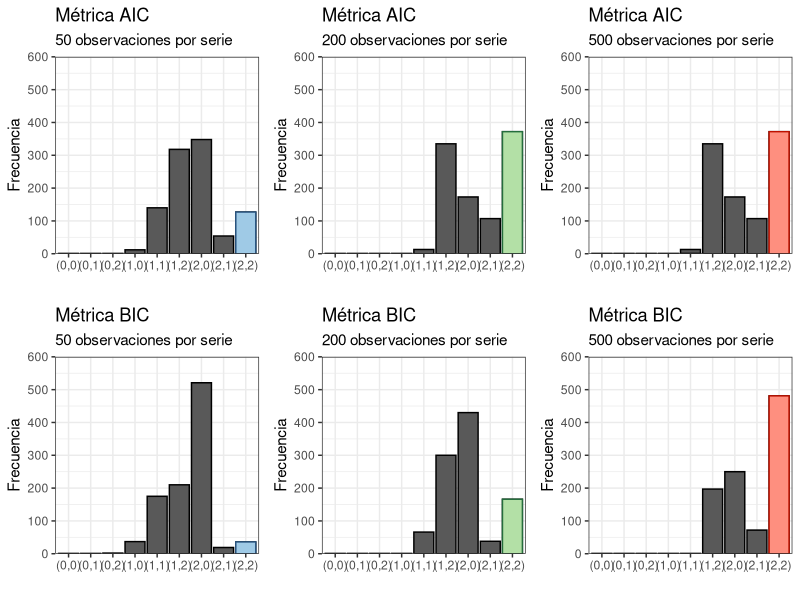

Here is the R script that generated this plot:
library(ggplot2)
library(tidyverse)
library(gridExtra)


# Leo los datos guardados para ARIMA (2,1,2): 


selec_modelo_arima212_50 <- read.csv("data/selec_modelo_arima212_50.csv", header = TRUE)
selec_modelo_arima212_200 <- read.csv("data/selec_modelo_arima212_200.csv", header = TRUE)
selec_modelo_arima212_500 <- read.csv("data/selec_modelo_arima212_500.csv", header = TRUE)

# Veo cuantas veces elije cada modelo.

table(selec_modelo_arima212_500$ID_bic)
table(selec_modelo_arima212_500$ID_aic)

table(selec_modelo_arima212_200$ID_bic)
table(selec_modelo_arima212_200$ID_aic)

table(selec_modelo_arima212_50$ID_bic)
table(selec_modelo_arima212_50$ID_aic)



# Hago los graficos para ARMA (2,2)


# Hago los graficos (con semilla 123 en la funcion donde genero los datos())

unique(selec_modelo_arima212_50$ID_aic)
puntos_c <- data.frame(opciones = c("(0,0)","(0,1)"), valor =rep(0,2))
g7 <- selec_modelo_arima212_50 %>% ggplot(aes(ID_aic)) + 
  geom_bar(colour="black") +
  geom_bar(data=subset(selec_modelo_arima212_50, ID_aic=="(2,2)"), fill="#9FCAE6", colour="#2A5783", size=0.5) +
  geom_bar(data = puntos_c, aes(opciones), colour = "black", size = 0.5)+
  labs(x="",y="Frecuencia") + ggtitle("Métrica AIC", subtitle = "50 observaciones por serie") +
  scale_y_continuous(expand = c(0, 0), limits = c(0,600)) +  # Agregamos expand = c(0, 0)
  theme_bw() 


# Para el g2 agrego los puntos adicionales que corresponden a los modelos 
# nunca elegidos y le asigno cero en en eje y:
# Crear un nuevo dataframe con el punto adicional (1,0)
unique(selec_modelo_arima212_200$ID_aic)
puntos <- data.frame(opciones = c("(0,0)","(0,1)", "(0,2)", "(1,0)"), valor =rep(0,4))

g8 <- selec_modelo_arima212_200 %>% ggplot(aes(ID_aic)) + 
  geom_bar(colour="black") +
  geom_bar(data=subset(selec_modelo_arima212_200, ID_aic=="(2,2)"), fill="#B3E0A6", colour="#256D3D", size=0.5) +
  geom_bar(data = puntos, aes(opciones), colour = "black", size = 0.5)+
  labs(x="",y="Frecuencia") + ggtitle("Métrica AIC", subtitle = "200 observaciones por serie") +
  scale_y_continuous(expand = c(0, 0), limits = c(0,600)) +  # Agregamos expand = c(0, 0)
  theme_bw() 

unique(selec_modelo_arima212_500$ID_aic)
puntos_d <- data.frame(opciones = c("(0,0)","(0,1)","(1,0)" ,"(0,2)", "(1,1)"), valor =rep(0,5))
g9 <- selec_modelo_arima212_200 %>% ggplot(aes(ID_aic)) + 
  geom_bar(colour="black") +
  geom_bar(data=subset(selec_modelo_arima212_200, ID_aic=="(2,2)"), fill="#FE8F7F", colour="#BD1100", size=0.5) +
  geom_bar(data = puntos_d, aes(opciones), colour = "black", size = 0.5)+
  labs(x="",y="Frecuencia") + ggtitle("Métrica AIC", subtitle = "500 observaciones por serie") +
  scale_y_continuous(expand = c(0, 0), limits = c(0,600)) +  # Agregamos expand = c(0, 0)
  theme_bw() 

unique(selec_modelo_arima212_50$ID_bic)
puntos_b <- data.frame(opciones = c("(0,0)","(0,1)"), valor =rep(0,2))
g10 <- selec_modelo_arima212_50 %>% ggplot(aes(ID_bic)) + 
  geom_bar(colour="black") +
  geom_bar(data=subset(selec_modelo_arima212_50, ID_bic=="(2,2)"), fill="#9FCAE6", colour="#2A5783", size=0.5) +
  geom_bar(data = puntos_b, aes(opciones), colour = "black", size = 0.5)+
  labs(x="",y="Frecuencia") + ggtitle("Métrica BIC", subtitle = "50 observaciones por serie") +
  scale_y_continuous(expand = c(0, 0), limits = c(0,600)) +  # Agregamos expand = c(0, 0)
  theme_bw() 

unique(selec_modelo_arima212_200$ID_bic)
g11 <- selec_modelo_arima212_200 %>% ggplot(aes(ID_bic)) + 
  geom_bar(colour="black") +
  geom_bar(data=subset(selec_modelo_arima212_200, ID_bic=="(2,2)"), fill="#B3E0A6", colour="#256D3D", size=0.5) +
  geom_bar(data = puntos, aes(opciones), colour = "black", size = 0.5)+
  labs(x="",y="Frecuencia") + ggtitle("Métrica BIC", subtitle = "200 observaciones por serie") +
  scale_y_continuous(expand = c(0, 0), limits = c(0,600)) +  # Agregamos expand = c(0, 0)
  theme_bw() 


unique(selec_modelo_arima212_500$ID_bic)
g12 <- selec_modelo_arima212_500 %>% ggplot(aes(ID_bic)) + 
  geom_bar(colour="black") +
  geom_bar(data=subset(selec_modelo_arima212_500, ID_bic=="(2,2)"), fill="#FE8F7F", colour="#BD1100", size=0.5) +
  geom_bar(data = puntos_d, aes(opciones), colour = "black", size = 0.5)+
  labs(x="",y="Frecuencia") + ggtitle("Métrica BIC", subtitle = "500 observaciones por serie") +
  scale_y_continuous(expand = c(0, 0), limits = c(0,600)) +  # Agregamos expand = c(0, 0)
  theme_bw() 


grid.arrange(g7,g8,g9,g10,g11,g12, nrow=2)


